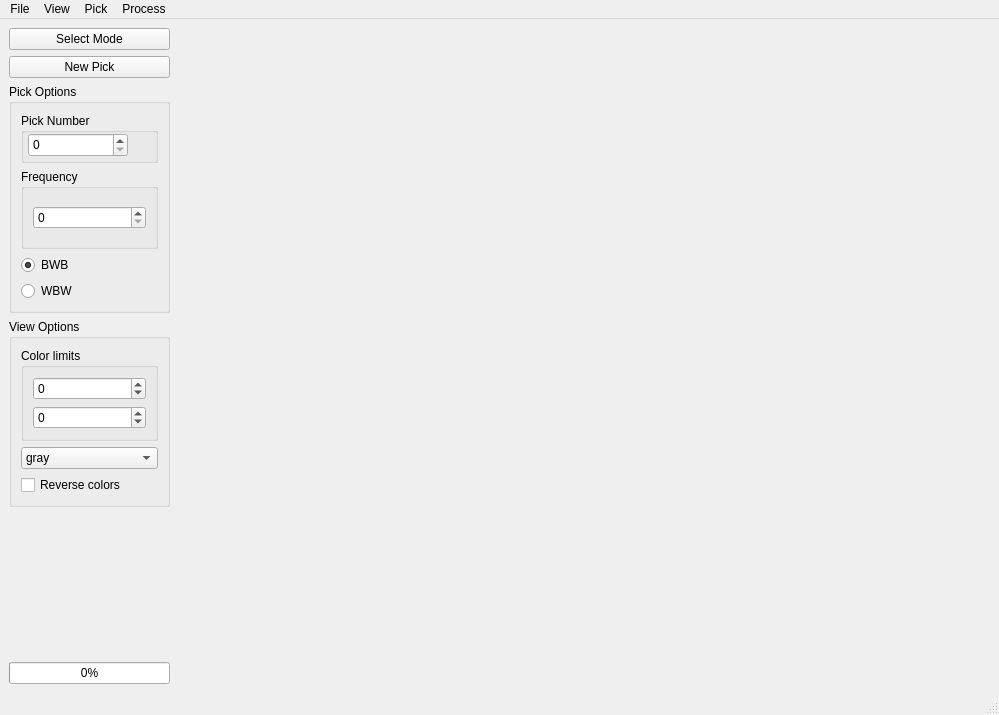
<?xml version="1.0" encoding="UTF-8"?>
<ui version="4.0">
 <class>MainWindow</class>
 <widget class="QMainWindow" name="MainWindow">
  <property name="geometry">
   <rect>
    <x>0</x>
    <y>0</y>
    <width>999</width>
    <height>715</height>
   </rect>
  </property>
  <property name="windowTitle">
   <string>PickGUI</string>
  </property>
  <widget class="QWidget" name="centralwidget">
   <layout class="QHBoxLayout" name="horizontalLayout">
    <item>
     <layout class="QVBoxLayout" name="verticalLayout_3">
      <property name="sizeConstraint">
       <enum>QLayout::SetMaximumSize</enum>
      </property>
      <item>
       <widget class="QPushButton" name="modeButton">
        <property name="maximumSize">
         <size>
          <width>161</width>
          <height>32</height>
         </size>
        </property>
        <property name="text">
         <string>Select Mode</string>
        </property>
       </widget>
      </item>
      <item>
       <widget class="QPushButton" name="newpickButton">
        <property name="maximumSize">
         <size>
          <width>161</width>
          <height>32</height>
         </size>
        </property>
        <property name="text">
         <string>New Pick</string>
        </property>
       </widget>
      </item>
      <item>
       <widget class="QGroupBox" name="groupBox_2">
        <property name="maximumSize">
         <size>
          <width>161</width>
          <height>250</height>
         </size>
        </property>
        <property name="title">
         <string>Pick Options</string>
        </property>
        <layout class="QVBoxLayout" name="verticalLayout_5">
         <item>
          <widget class="QGroupBox" name="groupBox_5">
           <property name="minimumSize">
            <size>
             <width>0</width>
             <height>50</height>
            </size>
           </property>
           <property name="title">
            <string>Pick Number</string>
           </property>
           <widget class="QSpinBox" name="pickNumberBox">
            <property name="geometry">
             <rect>
              <x>7</x>
              <y>20</y>
              <width>100</width>
              <height>24</height>
             </rect>
            </property>
            <property name="maximumSize">
             <size>
              <width>100</width>
              <height>40</height>
             </size>
            </property>
           </widget>
          </widget>
         </item>
         <item>
          <widget class="QGroupBox" name="groupBox_3">
           <property name="minimumSize">
            <size>
             <width>0</width>
             <height>80</height>
            </size>
           </property>
           <property name="maximumSize">
            <size>
             <width>16777215</width>
             <height>80</height>
            </size>
           </property>
           <property name="title">
            <string>Frequency</string>
           </property>
           <layout class="QVBoxLayout" name="verticalLayout_6">
            <item>
             <widget class="QSpinBox" name="FrequencySpin">
              <property name="maximum">
               <number>1000</number>
              </property>
             </widget>
            </item>
           </layout>
          </widget>
         </item>
         <item>
          <widget class="QRadioButton" name="bwb_radio">
           <property name="autoFillBackground">
            <bool>false</bool>
           </property>
           <property name="text">
            <string>BWB</string>
           </property>
           <property name="checked">
            <bool>true</bool>
           </property>
           <attribute name="buttonGroup">
            <string notr="true">buttonGroup</string>
           </attribute>
          </widget>
         </item>
         <item>
          <widget class="QRadioButton" name="wbw_radio">
           <property name="text">
            <string>WBW</string>
           </property>
           <attribute name="buttonGroup">
            <string notr="true">buttonGroup</string>
           </attribute>
          </widget>
         </item>
        </layout>
       </widget>
      </item>
      <item>
       <widget class="QGroupBox" name="groupBox">
        <property name="maximumSize">
         <size>
          <width>161</width>
          <height>200</height>
         </size>
        </property>
        <property name="title">
         <string>View Options</string>
        </property>
        <layout class="QVBoxLayout" name="verticalLayout_4">
         <item>
          <widget class="QGroupBox" name="groupBox_4">
           <property name="title">
            <string>Color limits</string>
           </property>
           <layout class="QVBoxLayout" name="verticalLayout_7">
            <item>
             <widget class="QSpinBox" name="minSpinner">
              <property name="minimum">
               <number>-999999</number>
              </property>
              <property name="maximum">
               <number>999999</number>
              </property>
             </widget>
            </item>
            <item>
             <widget class="QSpinBox" name="maxSpinner">
              <property name="minimum">
               <number>-999999</number>
              </property>
              <property name="maximum">
               <number>999999</number>
              </property>
             </widget>
            </item>
           </layout>
          </widget>
         </item>
         <item>
          <widget class="QComboBox" name="ColorSelector">
           <property name="currentText">
            <string>gray</string>
           </property>
           <item>
            <property name="text">
             <string>gray</string>
            </property>
           </item>
           <item>
            <property name="text">
             <string>CEGSIC</string>
            </property>
           </item>
           <item>
            <property name="text">
             <string>viridis</string>
            </property>
           </item>
           <item>
            <property name="text">
             <string>bwr</string>
            </property>
           </item>
           <item>
            <property name="text">
             <string>magma</string>
            </property>
           </item>
           <item>
            <property name="text">
             <string>bone</string>
            </property>
           </item>
          </widget>
         </item>
         <item>
          <widget class="QCheckBox" name="checkBox_2">
           <property name="text">
            <string>Reverse colors</string>
           </property>
          </widget>
         </item>
        </layout>
       </widget>
      </item>
      <item>
       <spacer name="verticalSpacer">
        <property name="orientation">
         <enum>Qt::Vertical</enum>
        </property>
        <property name="sizeHint" stdset="0">
         <size>
          <width>20</width>
          <height>40</height>
         </size>
        </property>
       </spacer>
      </item>
      <item>
       <widget class="QLabel" name="progressLabel">
        <property name="maximumSize">
         <size>
          <width>161</width>
          <height>16777215</height>
         </size>
        </property>
        <property name="text">
         <string/>
        </property>
       </widget>
      </item>
      <item>
       <widget class="QProgressBar" name="progressBar">
        <property name="maximumSize">
         <size>
          <width>161</width>
          <height>16777215</height>
         </size>
        </property>
        <property name="value">
         <number>0</number>
        </property>
       </widget>
      </item>
     </layout>
    </item>
    <item>
     <layout class="QVBoxLayout" name="verticalLayout_2">
      <item>
       <widget class="MplFigCanvasWidget" name="FigCanvasWidget" native="true">
        <property name="minimumSize">
         <size>
          <width>800</width>
          <height>0</height>
         </size>
        </property>
       </widget>
      </item>
     </layout>
    </item>
   </layout>
  </widget>
  <widget class="QMenuBar" name="menubar">
   <property name="geometry">
    <rect>
     <x>0</x>
     <y>0</y>
     <width>999</width>
     <height>22</height>
    </rect>
   </property>
   <widget class="QMenu" name="menuFile">
    <property name="title">
     <string>File</string>
    </property>
    <widget class="QMenu" name="menuSave_mat">
     <property name="title">
      <string>Save .mat</string>
     </property>
     <addaction name="actionSave_pick"/>
     <addaction name="actionSave_as"/>
    </widget>
    <widget class="QMenu" name="menuSave_figure">
     <property name="title">
      <string>Save figure</string>
     </property>
     <addaction name="actionSave_as_png"/>
    </widget>
    <addaction name="menuSave_mat"/>
    <addaction name="menuSave_figure"/>
    <addaction name="separator"/>
    <addaction name="actionClose"/>
   </widget>
   <widget class="QMenu" name="menuView">
    <property name="title">
     <string>View</string>
    </property>
    <addaction name="actionColor_limits"/>
    <addaction name="actionColor_map"/>
   </widget>
   <widget class="QMenu" name="menuPick">
    <property name="title">
     <string>Pick</string>
    </property>
    <widget class="QMenu" name="menuExport">
     <property name="title">
      <string>Export...</string>
     </property>
     <addaction name="actionshp"/>
     <addaction name="actioncsv"/>
    </widget>
    <addaction name="actionNext"/>
    <addaction name="actionPrevious"/>
    <addaction name="separator"/>
    <addaction name="menuExport"/>
    <addaction name="separator"/>
    <addaction name="actionLoad_crossprofile"/>
   </widget>
   <widget class="QMenu" name="menuProcess">
    <property name="title">
     <string>Process</string>
    </property>
    <addaction name="actionVertical_band_pass"/>
    <addaction name="actionAdaptive_Horizontal_filter"/>
    <addaction name="actionCrop"/>
    <addaction name="actionReverse"/>
   </widget>
   <addaction name="menuFile"/>
   <addaction name="menuView"/>
   <addaction name="menuPick"/>
   <addaction name="menuProcess"/>
  </widget>
  <widget class="QStatusBar" name="statusbar"/>
  <action name="actionClose">
   <property name="text">
    <string>Close</string>
   </property>
   <property name="shortcut">
    <string>Ctrl+W</string>
   </property>
   <property name="shortcutVisibleInContextMenu" stdset="0">
    <bool>false</bool>
   </property>
  </action>
  <action name="actionSave_in_place">
   <property name="text">
    <string>Save in place</string>
   </property>
  </action>
  <action name="actionSave_pick">
   <property name="text">
    <string>Save</string>
   </property>
   <property name="shortcut">
    <string>Ctrl+S</string>
   </property>
   <property name="shortcutVisibleInContextMenu" stdset="0">
    <bool>false</bool>
   </property>
  </action>
  <action name="actionSave_as">
   <property name="text">
    <string>Save as</string>
   </property>
   <property name="shortcut">
    <string>Ctrl+Shift+S</string>
   </property>
   <property name="shortcutVisibleInContextMenu" stdset="0">
    <bool>false</bool>
   </property>
  </action>
  <action name="actionSave_as_png">
   <property name="text">
    <string>Save png</string>
   </property>
  </action>
  <action name="actionColor_limits">
   <property name="text">
    <string>Color limits</string>
   </property>
  </action>
  <action name="actionColor_map">
   <property name="text">
    <string>Color map</string>
   </property>
  </action>
  <action name="actionNext">
   <property name="text">
    <string>Next</string>
   </property>
  </action>
  <action name="actionPrevious">
   <property name="text">
    <string>Previous</string>
   </property>
  </action>
  <action name="actionVertical_band_pass">
   <property name="text">
    <string>Vertical band pass...</string>
   </property>
  </action>
  <action name="actionAdaptive_Horizontal_filter">
   <property name="text">
    <string>Adaptive Horizontal filter...</string>
   </property>
  </action>
  <action name="actionCrop">
   <property name="text">
    <string>Crop...</string>
   </property>
  </action>
  <action name="actionReverse">
   <property name="text">
    <string>Reverse</string>
   </property>
  </action>
  <action name="actionLoad_crossprofile">
   <property name="text">
    <string>Load crossprofile</string>
   </property>
  </action>
  <action name="actionshp">
   <property name="text">
    <string>shp...</string>
   </property>
  </action>
  <action name="actioncsv">
   <property name="text">
    <string>csv...</string>
   </property>
  </action>
 </widget>
 <customwidgets>
  <customwidget>
   <class>MplFigCanvasWidget</class>
   <extends>QWidget</extends>
   <header>mplfigcanvaswidget.h</header>
   <container>1</container>
  </customwidget>
 </customwidgets>
 <resources/>
 <connections/>
 <buttongroups>
  <buttongroup name="buttonGroup"/>
 </buttongroups>
</ui>
